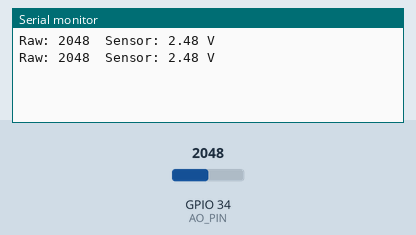
Recording of a sketch running on a simulated ESP32. Parts: the last lines printed to the serial monitor. The test bench sets the inputs (shaded band); at power-on: GPIO 34 (AO_PIN) = 2048.

Above: at 1.8 s.
1.9 s: GPIO 34 (AO_PIN) set to 2866
At 2.6 s:
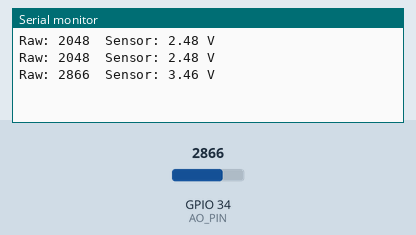
3.4 s: GPIO 34 (AO_PIN) set to 3603
At 4.8 s:
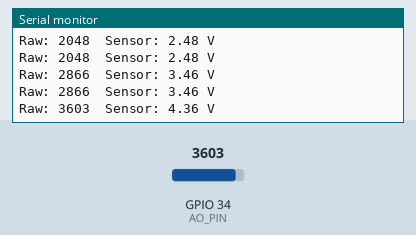
Timing chart, 0 to 6.4 s (numbered marks = the images above; inputs shaded):
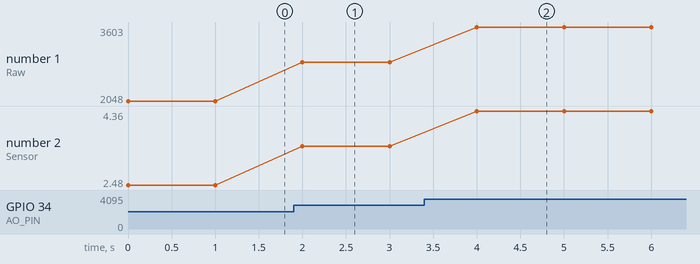

The sketch:

example.ino
```cpp
// Reads the MQ-7 via the ESP32 ADC on GPIO34 with 11dB attenuation, converts the 0–4095 raw reading to a voltage and compensates for a 1.5× resistor divider, then prints the sensor voltage.
//
// Buy this module: https://shillehtek.com/products/mq-7-co-gas-sensor-module-arduino-esp32
// Full manual: https://shillehtek.com/blogs/shillehtek-product-manuals/mq-7-co-gas-sensor-module-arduino-esp32-manual
// More examples: https://github.com/shillehbean/shillehtek-examples
//

// MQ-7 A0 -> 10k/20k divider -> GPIO 34 (see wiring tab)
const int AO_PIN = 34;
const float DIVIDER = 1.5;   // recovers the pre-divider voltage

void setup() {
  Serial.begin(115200);
  analogSetPinAttenuation(AO_PIN, ADC_11db);  // full 0-3.3 V range
}

void loop() {
  int raw = analogRead(AO_PIN);          // 0-4095
  float vAdc = raw * (3.3 / 4095.0);
  float vSensor = vAdc * DIVIDER;
  Serial.printf("Raw: %d  Sensor: %.2f V\n", raw, vSensor);
  delay(1000);
}
```

Measured:
- after the input at 1.9 s, the serial monitor: prints a new line after 0.10 s (image 1)
- after the input at 3.4 s, the serial monitor: prints a new line after 0.60 s (image 2)
- plotted number 1: 2048 → 2866 after the input at 1.9 s, 2866 → 3603 after the input at 3.4 s
- plotted number 2: 2.48 → 3.46 after the input at 1.9 s, 3.46 → 4.36 after the input at 3.4 s
